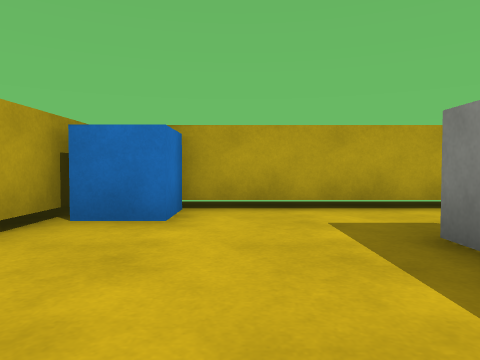
View 1 (above)

14 first-person views from a walk through a scene from a Unity 3-D project. The camera is 0.55 m above the floor, tilts 2° down and sees 70° across. The floor is counted in squares, 1 m on a side. Each view is taken from the middle of a square. On the plan, view 1 faces up. The plan holds only what a view shows up to about 9 squares ahead; the rest is blank. The player is left out. Surface patterns are stand-ins for the level's own textures.

View 2
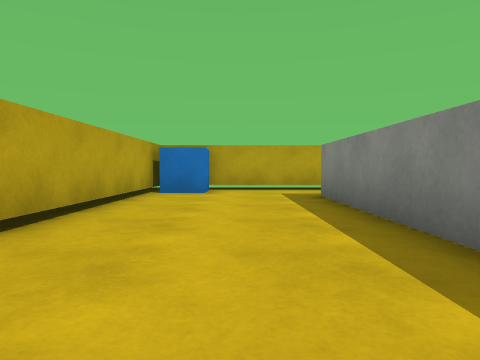

View 3
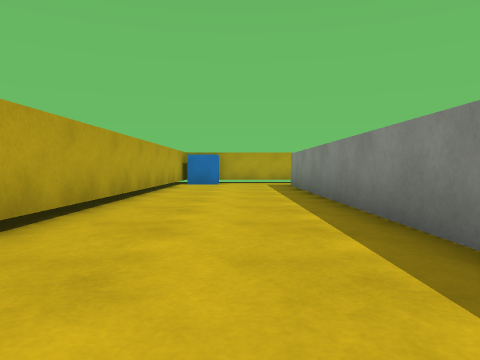

View 4
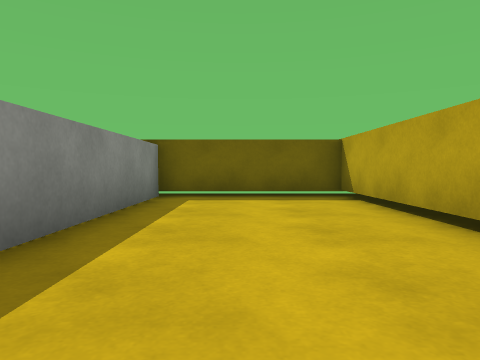

View 5
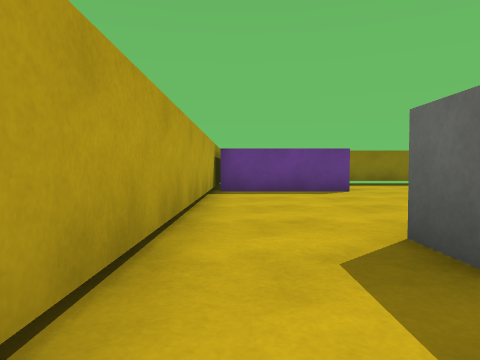

View 6
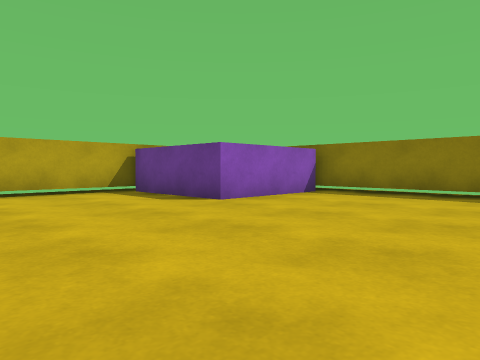

View 7
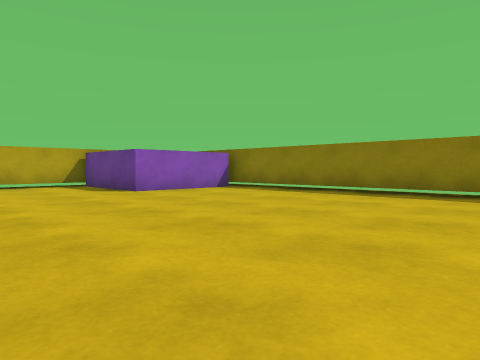

View 8
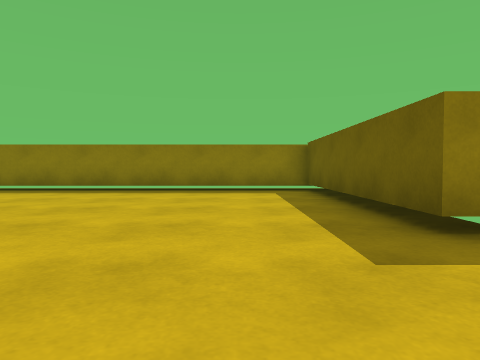

View 9
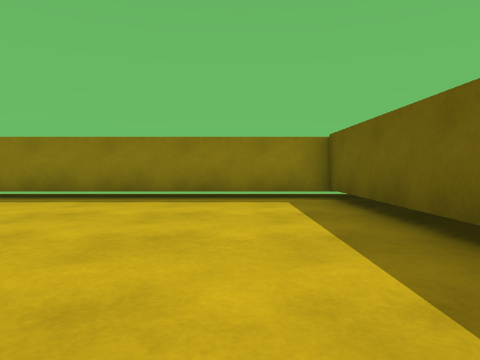

View 10
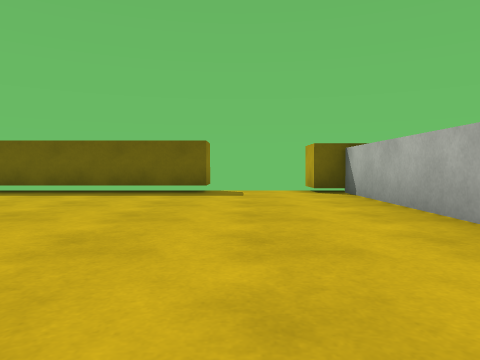

View 11
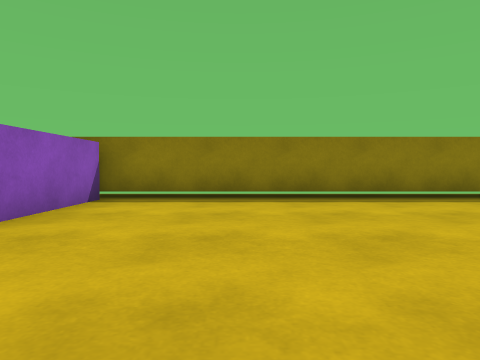

View 12
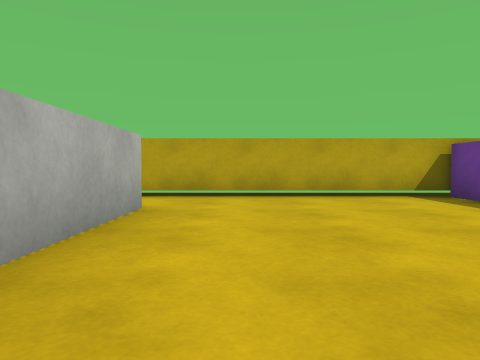

View 13
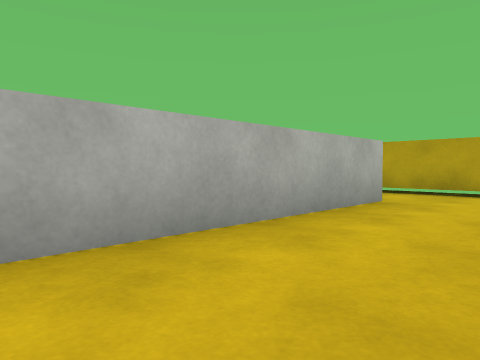

View 14
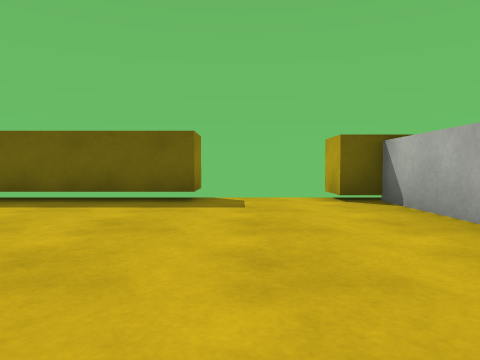

### Floor plan
Ten units are one square. View 1 is at (0, 0); x grows to the right and y downward. Boxes are objects, and circles mark ways between rooms. Rooms are numbered by the first view taken in them; rooms with no view inside come last. Other rooms are left out.
<svg viewBox="-25 -51 143 154">
<path fill="none" stroke="#000" d="M-20 -44 -20 86 16 86 16 -27M16 -46 -9 -46M27 43 27 86 33 86 33 98M110 -14 80 -14 80 -46 16 -46M57 96 57 86 113 86 113 -17M16 -27 27 -27 27 26"/>
<rect x="-15" y="-45" width="10" height="10" fill="#bbb"><title>other object</title></rect>
<circle cx="20" cy="-35" r="3" fill="#2a7"/>
<text x="0" y="20">1</text>
<text x="70" y="30">2</text>
</svg>
Room 1 opens to room 2.

Where each view was taken, in squares from view 1:
view 1: 0 up, 0 right, facing up
view 2: 4 down, 0 right, facing up
view 3: 8 down, 0 right, facing up
view 4: 2 down, 0 right, facing down
view 5: 4 up, 0 right, facing right
view 6: 3 down, 4 right, facing up-right
view 7: 6 down, 4 right, facing up-right
view 8: 7 down, 3 right, facing right
view 9: 7 down, 5 right, facing right
view 10: 1 down, 5 right, facing down
view 11: 1 down, 5 right, facing right
view 12: 2 down, 4 right, facing up
view 13: 3 down, 5 right, facing up-left
view 14: 3 down, 5 right, facing down
